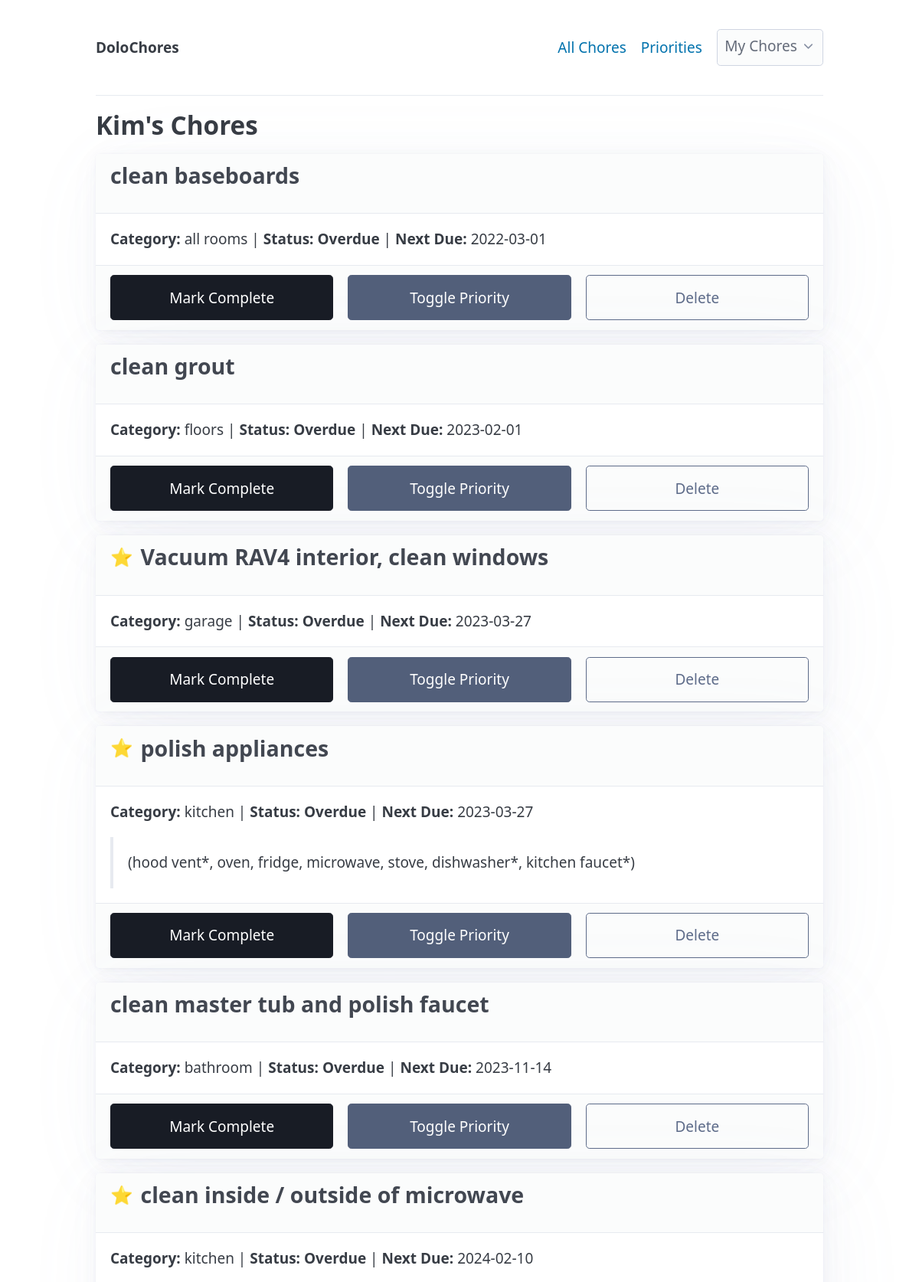
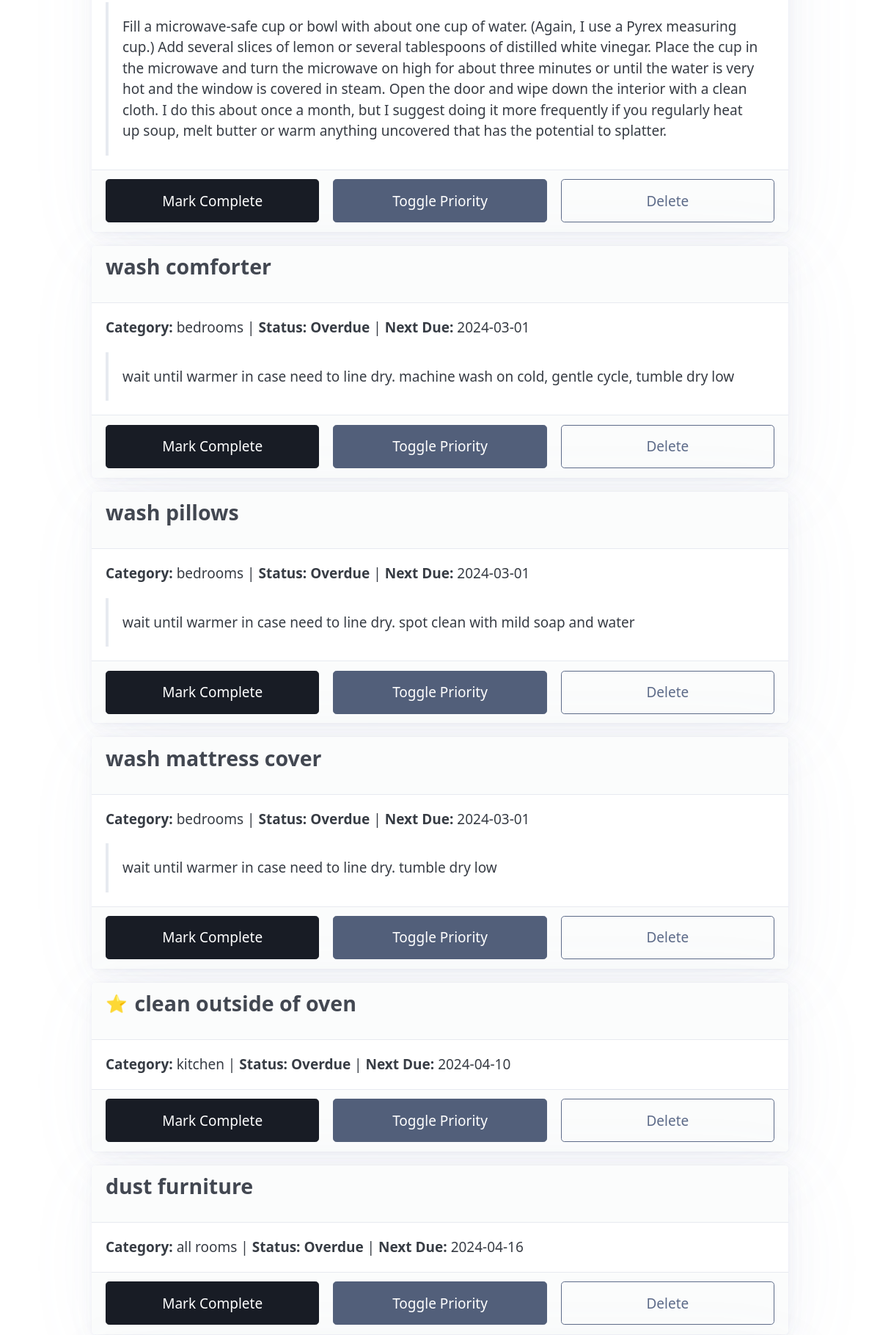
Screenshot of /my-chores/Kim (upper part) with the database file from the repository (2 pictures, top to bottom).
### app.py (models this page shows, shortened)
class Chore(db.Model):
    id = db.Column(db.Integer, primary_key=True)
    title = db.Column(db.String(120), nullable=False)
    user_id = db.Column(db.Integer, db.ForeignKey('user.id'), nullable=False)
    category = db.Column(db.String(50))
    frequency = db.Column(db.Integer, nullable=False)  # in days
    last_completed = db.Column(db.Date, default=date.today)
    is_priority = db.Column(db.Boolean, default=False)
    notes = db.Column(db.Text)
    previous_last_completed = db.Column(db.Date)
    @property
    def next_due(self):
        if self.last_completed and self.frequency:
            return self.last_completed + timedelta(days=self.frequency)
        return None
    @property
    def status(self):
        today = date.today()
        next_due_date = self.next_due
        if not next_due_date:
            return "N/A"
        if next_due_date < today:
            return "Overdue"
        if self.frequency > 30:
            if today <= next_due_date <= today + timedelta(days=30):
                return "Due Soon"
        else:
            if today <= next_due_date <= today + timedelta(days=14):
                return "Due Soon"
        return "Completed Recently"

### app.py (the view)
@app.route('/my-chores/<username>')
def my_chores(username):
    user = User.query.filter_by(name=username).first_or_404()
    chores = sorted(user.chores, key=lambda c: c.next_due)
    return render_template('my_chores.html', chores=chores, username=username, title=f"{username}'s Chores")

### templates/my_chores.html
{% extends "layout.html" %}
{% block content %}
<section>
    <h2>{{ title }}</h2>
    {% for chore in chores %}
    <article class="chore-card" data-chore-id="{{ chore.id }}">
        <header>
            <h3 class="chore-title {{ chore.status | lower | replace(' ', '-') }}">
                {% if chore.is_priority %}
                <span title="High Priority">⭐</span>
                {% endif %}
                {{ chore.title }}
            </h3>
        </header>
        <p>
            <strong>Category:</strong> {{ chore.category | default('N/A') }} |
            <strong>Status:</strong> <span class="status-{{ chore.status | lower | replace(' ', '-') }}">{{ chore.status }}</span> |
            <strong>Next Due:</strong> {{ chore.next_due.strftime('%Y-%m-%d') if chore.next_due else 'N/A' }}
        </p>
        {% if chore.notes %}
        <blockquote>{{ chore.notes }}</blockquote>
        {% endif %}
        <footer>
            <div class="grid">
                <button class="contrast complete-btn">Mark Complete</button>
                <button class="secondary priority-btn">Toggle Priority</button>
                <button class="secondary outline delete-btn">Delete</button>
            </div>
        </footer>
    </article>
    {% else %}
    <p>No chores found for {{ username }}.</p>
    {% endfor %}
</section>
{% endblock %}

### static/css/style.css (style rules this page uses)
.status-overdue { color: var(--pico-color-red-550); font-weight: bold; }
article { margin-bottom: var(--pico-spacing); }
article h3 { display: flex; align-items: center; }
article h3 span[title="High Priority"] { margin-right: 0.5rem; font-size: 1.25rem; }

### rows the page displays
Chore: title "clean baseboards", category "all rooms", status "Overdue", next_due "2022-03-01"
Chore: title "clean grout", category "floors", status "Overdue", next_due "2023-02-01"
Chore: title "Vacuum RAV4 interior, clean windows", category "garage", status "Overdue", next_due "2023-03-27"
Chore: title "polish appliances", category "kitchen", status "Overdue", next_due "2023-03-27", notes "(hood vent*, oven, fridge, microwave, stove, dishwasher*, kitchen faucet*)"
Chore: title "clean master tub and polish faucet", category "bathroom", status "Overdue", next_due "2023-11-14"
Chore: title "clean inside / outside of microwave", category "kitchen", status "Overdue", next_due "2024-02-10", notes "Fill a microwave-safe cup or bowl with about one cup of water. (Again, I use a Pyrex measuring cup.) Add several slices of lemon or several tablespoons of distilled white vinegar. Place the cup in the microwave and turn the microwave on high for about three minutes or until the water is very hot and the window is covered in steam. Open the door and wipe down the interior with a clean cloth. I do this about once a month, but I suggest doing it more frequently if you regularly heat up soup, melt butter or warm anything uncovered that has the potential to splatter."
Chore: title "wash comforter", category "bedrooms", status "Overdue", next_due "2024-03-01", notes "wait until warmer in case need to line dry. machine wash on cold, gentle cycle, tumble dry low"
Chore: title "wash pillows", category "bedrooms", status "Overdue", next_due "2024-03-01", notes "wait until warmer in case need to line dry. spot clean with mild soap and water"
Chore: title "wash mattress cover", category "bedrooms", status "Overdue", next_due "2024-03-01", notes "wait until warmer in case need to line dry. tumble dry low"
Chore: title "clean outside of oven", category "kitchen", status "Overdue", next_due "2024-04-10"
Chore: title "dust furniture", category "all rooms", status "Overdue", next_due "2024-04-16"

### other values shown
{{ title }} "Kim's Chores"
